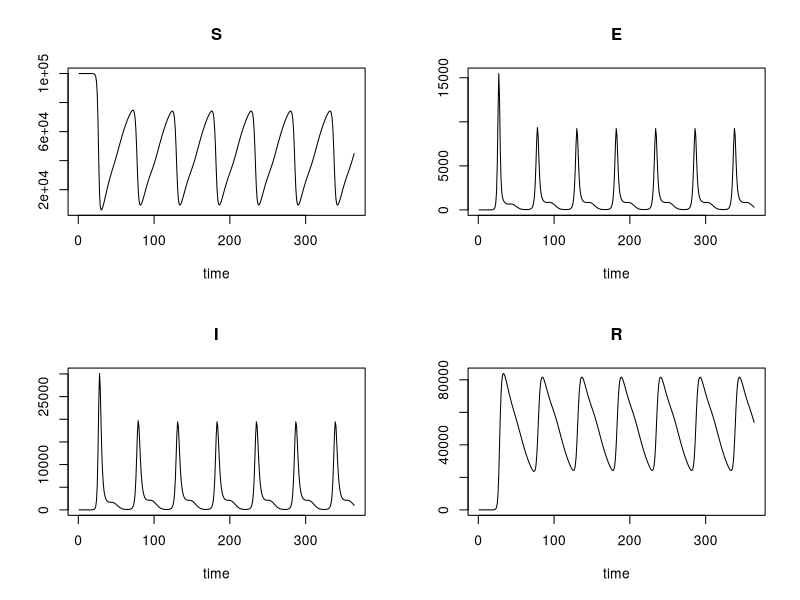
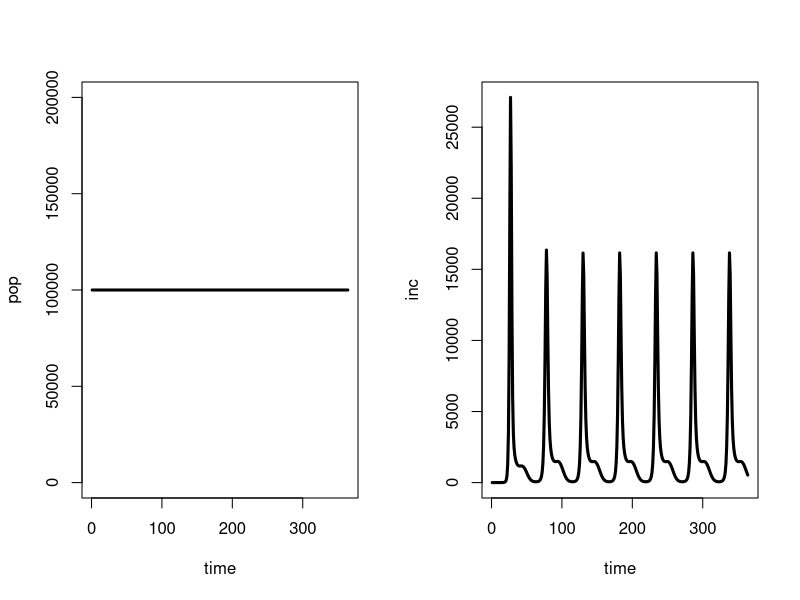
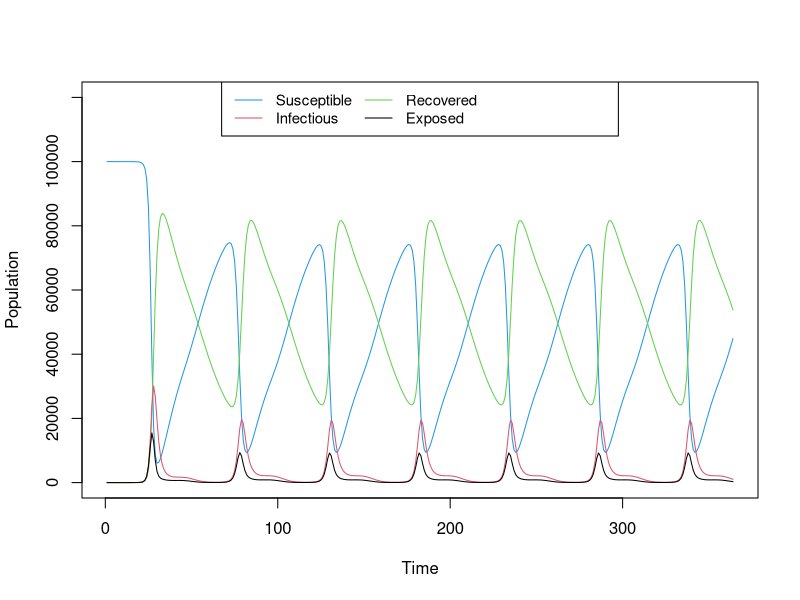

Write R code to recreate these figures, in order.
########################## #
#SEIR model for RSV-------
########################## #

setwd("/home/phuong/phuonght/gitKraken_project/RSV")

library(deSolve)

######################################### #
# MODEL SETTINGS                     ----
######################################### #
pop_size          <- 100000
num_days          <- 500
num_weeks         <- 52*7 # belgium data : 2012- 2018 * 2011 data is incomplete?
num_days_infected <- 10 #[ 8-11], 6.7 is original estimate
num_days_exposed  <- 4 # [2,6]
num_days_waning   <- 160 # [148, 164] best fit 
infected_seeds    <- 1 # ? 


######################################### #
# INITIALIZE PARAMETERS AND POPULATION ----
######################################### #
initP <- 100000 # population size
initE <- 1 # Exposed
initI <- 0 # Infectious
initR <- 0 # Immune
initS <- initP - initE - initI - initR # Susceptible
# set time frame
times      <- seq(1, num_weeks, by = 1)
# set initial health states
states <- c(S = initS, E = initE, I = initI, R = initR)
# set parameters
params     <- c(sigma = 7/ num_days_exposed, #rate of movement from latent to infectious stage
                gamma = 7/num_days_infected, # recovery rate
                nu=  7/ num_days_waning,     # rate of loss of immunity
                eta1 = 1/(2*52),             # aging rate 
                eta2 = 1/(78*52),            # aging rate 
                eta = 1/(80*52),            # death rate in general
                mu = 1/(80*52),              # birth rate
                beta1 = 0.65,                # the degree of seasonality, range [0,1],higher value stronger seasonal drivers
                phi = 2.43,                  # phase shift?
                beta0 = 1.99,                #average transmission rate
                R0 = 3,                      # reproduction number
                deta = 0.65,                 # scaled susceptibility
                alpha = 0.65                 # scaled infectiousness
)  

                

######################################### #
# CREATE FUNCTION  to solve the equation             ----
######################################### #
# define a function for the ODE-solver with 3 function parameters (required)
#  * times  = current time point (not yet used here, in the absence of seasonality)
#  * states = current health states, to calculate updates
#  * params = epidemiogical parameters, used in the differential equations
#
# Note: updating the health states over time and keeping track of the changes, is handled by the
# ode-function of the 'deSolve' package.

# set up a function to solve the equations
RSV<-function(t, states, params) 
{
  with(as.list(c(states, params)),
       {
         
         # define variables
         P <- (S+E+I+R)
         beta <- beta0*(1+beta1*cos(2*pi*t/52+phi))
         lam <- beta*I/P
         
         
         # rate of change
         dS <- mu*P -lam*S + nu*R -eta*S
         dE <- lam*S - sigma*E - eta*E
         dI <- sigma*E - gamma*I - eta*I
         dR <- gamma*I - nu*R - eta*R
         
         # return the rate of change
         list(c(dS, dE, dI, dR))
       }
  ) 
  
}


# run the model
out <- ode(y = states, times = times, func = RSV, parms = params)
# a simple plot of the model output
plot(out)

# some more model outputs
# total population
pop<-out[,"S"]+out[,"E"]+out[,"I"]+out[,"R"]
# weekly incidence
inc <- params["sigma"]*out[,"E"]
# make a new panel
par(mfrow=c(1,2))
# more plots
time<-out[,"time"]
plot(time,pop,type='l',lwd=3, ylim = c(0,pop_size*2))
plot(time,inc,type='l',lwd=3)

# convert the 'out' matrix into a data-frame (to enable the use of '$' to access a column by name)
out1 <- as.data.frame(out)
# plot susceptible class
par(mfrow = c(1,1))
plot(out1$S,
     type = 'l',
     xlab = paste('Time'),
     ylab = 'Population',
     ylim = c(0,120000),
     col  = 4)
lines(out1$R, col=3)
lines(out1$I, col=2)
lines(out1$E, col=1)

# add legend
legend(x      = 'top', 
       legend = c('Susceptible','Infectious','Recovered',"Exposed"), 
       col    = c(4,2,3,1), 
       lwd    = 1,
       ncol   = 3,
       cex    = 0.9)
